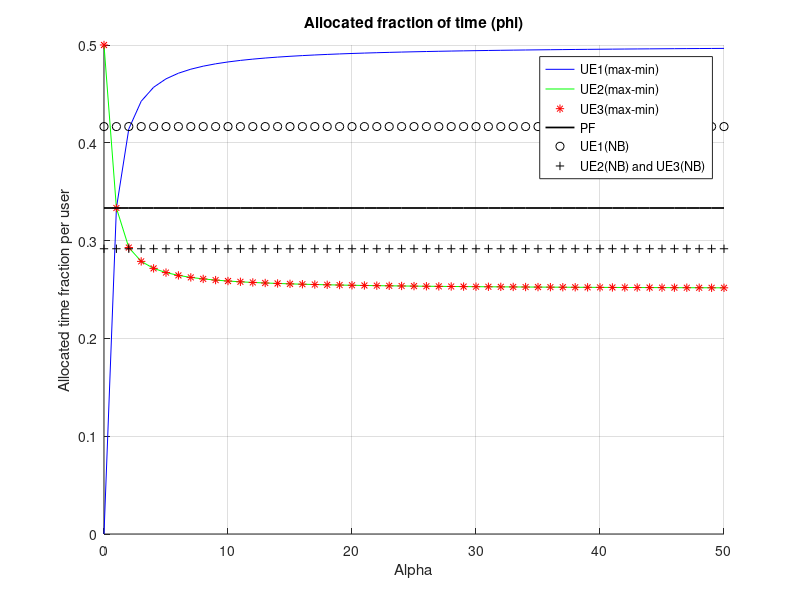
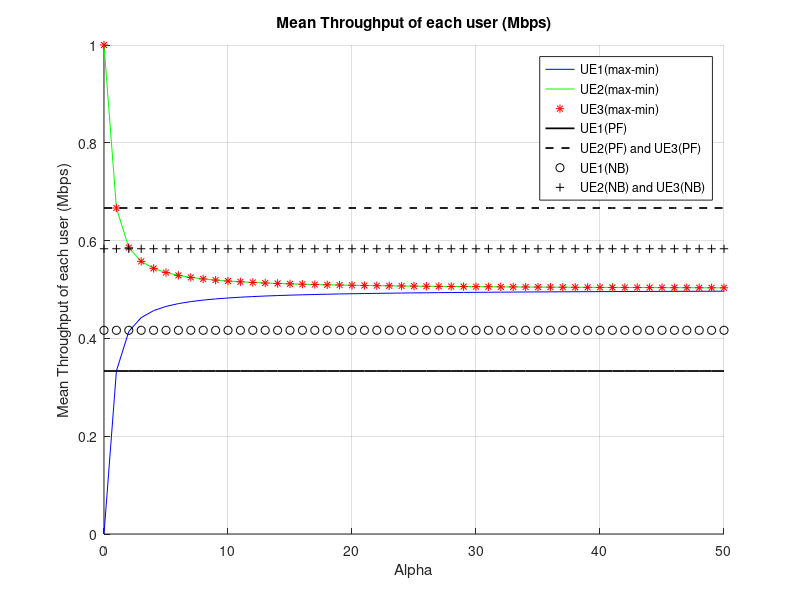
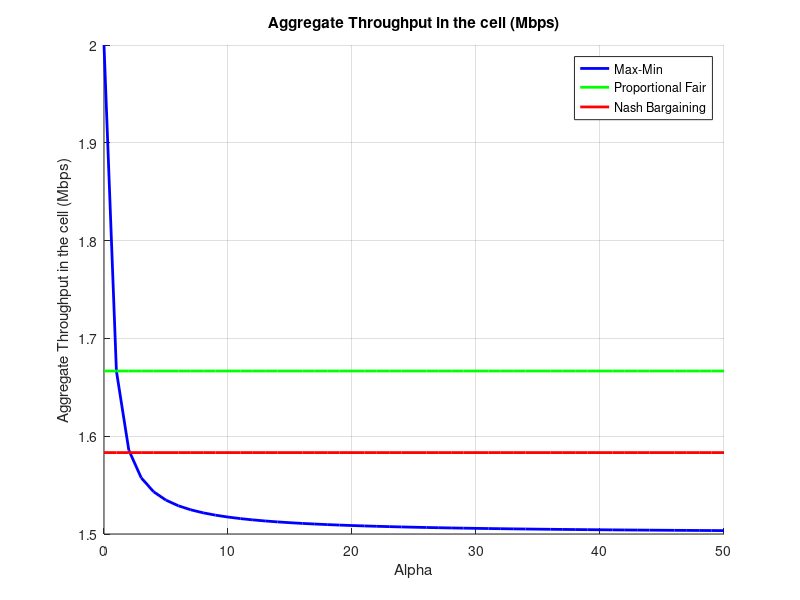

MATLAB code for these plots, in order:
%% Setting variables
%We have the following peak rates:
r1=1;
r2=2;
r3=2;

%Number of users:
N = 3;

%Considering the vector of 51 elements for alpha:
alpha=0:50;

%% Max-min fair scheduling
%Calculating the values for the fraction of time for every user:
phi_UE1=(r1.^((1./alpha)-1))./(r1.^((1./alpha)-1)+r2.^((1./alpha)-1)+r3.^((1./alpha)-1));
phi_UE2=(r2.^((1./alpha)-1))./(r1.^((1./alpha)-1)+r2.^((1./alpha)-1)+r3.^((1./alpha)-1));
phi_UE3=(r3.^((1./alpha)-1))./(r1.^((1./alpha)-1)+r2.^((1./alpha)-1)+r3.^((1./alpha)-1));

%Since the phi with alpha=0 is infinite, we set the first element 
%(index = 1) to a 'big' value in the 'y' axis:
phi_UE2(1)=0.5; 
phi_UE3(1)=0.5;

%Now we calculate the value of the average throughput as a function of
%alpha:
avg_throughput_UE1=r1*phi_UE1;
avg_throughput_UE2=r2*phi_UE2;
avg_throughput_UE3=r3*phi_UE3;

%Now we calculate the value of the aggregate throughput in the cell as a
%function of alpha:
agg_throughput_cell=avg_throughput_UE1+avg_throughput_UE2+avg_throughput_UE3;


%% Proportional fair scheduling
%In this approach the value of phi is constant and is the same for every 
%UE:
phi_PF=(1/N)*ones(1,51);

%Now we calculate the value of the average throughput for each user, in
%this case it is independent from alpha:
avg_throughput_PF_UE1=r1*phi_PF;
avg_throughput_PF_UE2=r2*phi_PF;
avg_throughput_PF_UE3=r3*phi_PF;

%Now we calculate the value of the aggregate throughput in the cell, in
%this case it is independent from alpha:
agg_throughput_cell_PF=avg_throughput_PF_UE1+avg_throughput_PF_UE2+avg_throughput_PF_UE3;

%% Nash Bargaining scheduling
%In this approach the value of phi does not depend on alpha, then from the
%calculations obtained in the exercise we have:
phi_NB_UE1=0.4166*ones(1,51);
phi_NB_UE2=0.29166*ones(1,51);
phi_NB_UE3=0.29166*ones(1,51);

%Now we calculate the value of the average throughput for each user, in
%this case it is independent from alpha:
avg_throughput_NB_UE1=r1*phi_NB_UE1;
avg_throughput_NB_UE2=r2*phi_NB_UE2;
avg_throughput_NB_UE3=r3*phi_NB_UE3;

%Now we calculate the value of the aggregate throughput in the cell, in
%this case it is independent from alpha:
agg_throughput_cell_NB=avg_throughput_NB_UE1+avg_throughput_NB_UE2+avg_throughput_NB_UE3;


%% Plotting the values

%The figure 4 contains the plots of phi from each UE for the max-min,
%proportional fair and Nash Bargaining scheduling apporaches:
figure(1)
hold on
grid on
plot(alpha,phi_UE1, 'b');
plot(alpha,phi_UE2,'g');
plot(alpha,phi_UE3,'r*');
plot(alpha,phi_PF,'k','LineWidth',1.25);
plot(alpha,phi_NB_UE1,'ko');
plot(alpha,phi_NB_UE2,'k+');
hold off
title('Allocated fraction of time (phi)');
legend('UE1(max-min)','UE2(max-min)','UE3(max-min)','PF','UE1(NB)','UE2(NB) and UE3(NB)');
xlabel('Alpha');
ylabel('Allocated time fraction per user');

%The figure 2 contains the plots of the average throughput from each UE for
%the max-min, proportional fair and Nash Bargaining scheduling approaches:
figure(2)
hold on
grid on
plot(alpha,avg_throughput_UE1, 'b');
plot(alpha,avg_throughput_UE2,'g');
plot(alpha,avg_throughput_UE3,'r*');
plot(alpha,avg_throughput_PF_UE1,'k','LineWidth',1.25);
plot(alpha,avg_throughput_PF_UE2,'k--','LineWidth',1.25);
plot(alpha,avg_throughput_NB_UE1,'ko');
plot(alpha,avg_throughput_NB_UE2,'k+');
hold off
title('Mean Throughput of each user (Mbps)');
legend('UE1(max-min)','UE2(max-min)','UE3(max-min)','UE1(PF)','UE2(PF) and UE3(PF)','UE1(NB)','UE2(NB) and UE3(NB)');
xlabel('Alpha');
ylabel('Mean Throughput of each user (Mbps)');

%The figure 3 contains the plots of the aggregate throughput in the cell for
%the max-min, proportional fair and Nash Bargaining scheduling approaches:
figure(3)
hold on
grid on
plot(alpha,agg_throughput_cell, 'b','LineWidth',2);
plot(alpha,agg_throughput_cell_PF,'g','LineWidth',2);
plot(alpha,agg_throughput_cell_NB,'r','LineWidth',2);
hold off
title('Aggregate Throughput in the cell (Mbps)');
legend('Max-Min','Proportional Fair','Nash Bargaining');
xlabel('Alpha');
ylabel('Aggregate Throughput in the cell (Mbps)');
